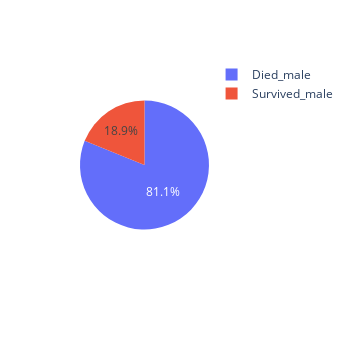

Notebook code for this chart:
### Code cell
fig = px.pie(values = [survived_male, died_male], names = ["Survived_male", "Died_male"])
fig.update_layout(autosize=False, width=350, height=350)
fig.show()

### Figure 1 — Plotly figure (JSON) as saved in the notebook; plotly's stock layout.template omitted (floating-point values rounded to 4 significant figures)
{"data": [{"domain": {"x": [0, 1], "y": [0, 1]}, "hovertemplate": "label=%{label}<br>value=%{value}<extra></extra>", "labels": ["Survived_male", "Died_male"], "legendgroup": "", "name": "", "showlegend": true, "type": "pie", "values": [109, 468]}], "layout": {"autosize": false, "height": 350, "legend": {"tracegroupgap": 0}, "margin": {"t": 60}, "width": 350}}
